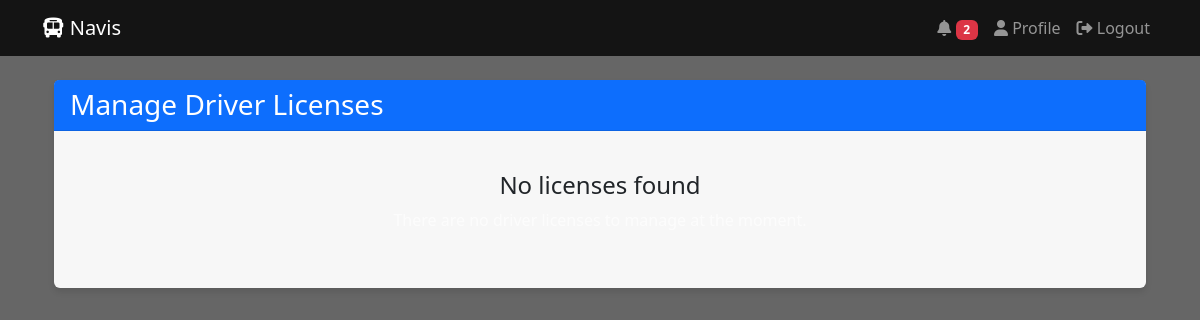
Page /manage-licenses (signed in) on the earlier database version.
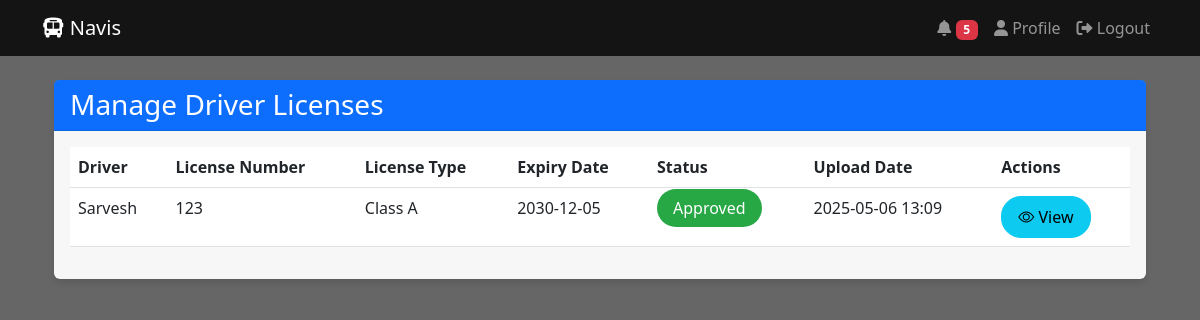
Same page on the later database version.
### app.py (models this page shows, shortened)
class DriverLicense(db.Model):
    id = db.Column(db.Integer, primary_key=True)
    driver_username = db.Column(db.String(150), db.ForeignKey('user.username'), nullable=False)
    file_path = db.Column(db.String(255), nullable=False)
    upload_date = db.Column(db.DateTime, default=datetime.utcnow)
    status = db.Column(db.String(20), default='pending')  # pending, approved, rejected
    expiry_date = db.Column(db.Date)
    license_number = db.Column(db.String(50))
    license_type = db.Column(db.String(50))  # e.g., Class A, Class B, etc.
    driver = db.relationship('User', backref=db.backref('license', uselist=False))

class User(UserMixin, db.Model):
    id = db.Column(db.Integer, primary_key=True)
    username = db.Column(db.String(150), unique=True, nullable=False)
    password = db.Column(db.String(200), nullable=False)
    role = db.Column(db.String(20), nullable=False)  # admin or driver
    full_name = db.Column(db.String(200), nullable=False)
    email = db.Column(db.String(200), nullable=False)
    phone = db.Column(db.String(20), nullable=False)
    address = db.Column(db.Text)
    join_date = db.Column(db.DateTime, default=datetime.utcnow)
    last_login = db.Column(db.DateTime)
    is_active = db.Column(db.Boolean, default=True)
    profile_pic = db.Column(db.String(255))
    emergency_contact = db.Column(db.String(200))
    license_number = db.Column(db.String(100))
    license_expiry = db.Column(db.Date)

### app.py (the view)
@app.route('/manage-licenses')
@login_required
def manage_licenses():
    if current_user.role != 'admin':
        flash('Access denied!', 'danger')
        return redirect(url_for('driver_dashboard'))
    licenses = DriverLicense.query.order_by(DriverLicense.upload_date.desc()).all()
    return render_template('manage_licenses.html', licenses=licenses)

### app.py (called while the page is built)
@login_manager.user_loader
def load_user(user_id):
    return User.query.get(int(user_id))

@app.context_processor
def inject_user():
    return dict(current_user=current_user)

@app.context_processor
def inject_notifications():
    unread_count = 0
    if current_user.is_authenticated:
        unread_count = Notification.query.filter_by(
            recipient_username=current_user.username,
            is_read=False
        ).count()
    return dict(unread_count=unread_count)

### templates/manage_licenses.html (shortened to what this page needs)
{% extends "base.html" %}
{% block content %}
<div class="container mt-4">
    <div class="card">
        <div class="card-header bg-primary text-white">
            <h3 class="mb-0">Manage Driver Licenses</h3>
        </div>
        <div class="card-body">
            {% if licenses %}
                <div class="table-responsive">
                    <table class="table table-hover">
                        <thead>
                            <tr>
                                <th>Driver</th>
                                <th>License Number</th>
                                <th>License Type</th>
                                <th>Expiry Date</th>
                                <th>Status</th>
                                <th>Upload Date</th>
                                <th>Actions</th>
                            </tr>
                        </thead>
                        <tbody>
                            {% for license in licenses %}
                                <tr>
                                    <td>{{ license.driver.full_name }}</td>
                                    <td>{{ license.license_number }}</td>
                                    <td>Class {{ license.license_type }}</td>
                                    <td>{{ license.expiry_date.strftime('%Y-%m-%d') }}</td>
                                    <td>
                                        <span class="status-badge status-{{ license.status }}">
                                            {{ license.status|title }}
                                        </span>
                                    </td>
                                    <td>{{ license.upload_date.strftime('%Y-%m-%d %H:%M') }}</td>
                                    <td>
                                        <div class="btn-group">
                                            <a href="{{ url_for('view_license_file', id=license.id) }}"
                                               class="btn btn-info action-btn">
                                                <i class="bi bi-eye"></i> View
                                            </a>
                                        </div>
                                    </td>
                                </tr>
                            {% endfor %}
                        </tbody>
                    </table>
                </div>
            {% else %}
                <div class="text-center py-4">
                    <h4>No licenses found</h4>
                    <p class="text-muted">There are no driver licenses to manage at the moment.</p>
                </div>
            {% endif %}
        </div>
    </div>
</div>
{% endblock %}

Differences in the rows shown:
added DriverLicense: driver.full_name "Sarvesh", license_number "123", license_type "A", expiry_date "2030-12-05", status "Approved", upload_date "2025-05-06 13:09"
Other differences:
{{ unread_count }}: "2" → "5"
text no longer shown: "No licenses found"
text now shown: "Driver License Number License Type Expiry Date Status Upload Date Actions"
